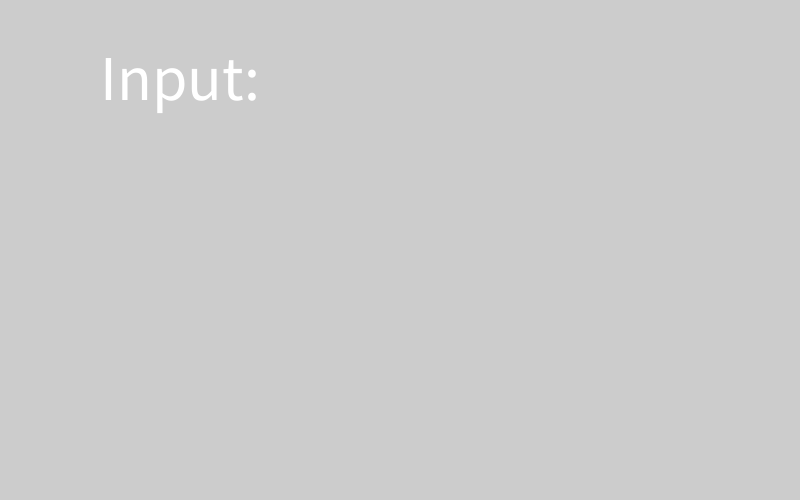
Frame 1 (no input)
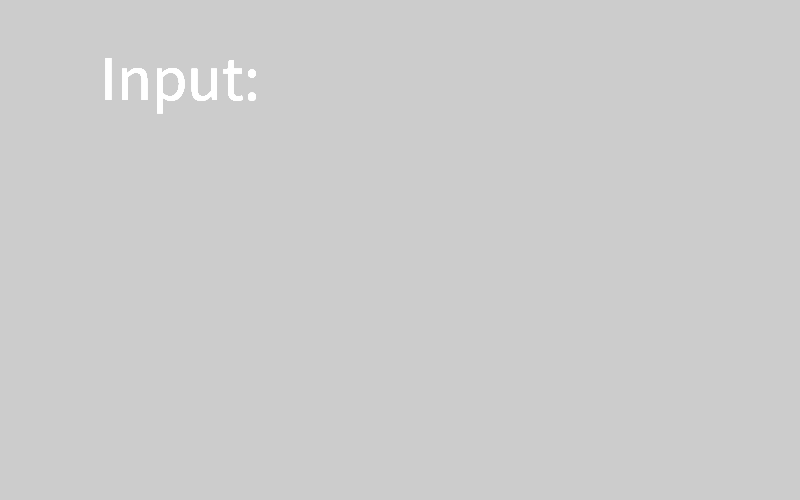
Frame 60 (the mouse pressed at the canvas centre just before this capture)
Frame 120 (the mouse held since frame 60 and released just before this capture): identical to frame 60, image omitted

The Processing sketch that drew these frames (run headless with seeded random() and noise(); from frame 60 on, the mouse is pressed at the canvas centre):

// Processing sketch: week06_3
// ── week06_3.pde
void setup()
{
  size(800,500);
  textSize(64);
}
String line="Input: ";
void draw()
{
  text(line,100,100);
}
void keyPressed()
{
  if(key>='A'&&key<='Z')line+=key;
  if(key>='a'&&key<='z')line+=key;
}
